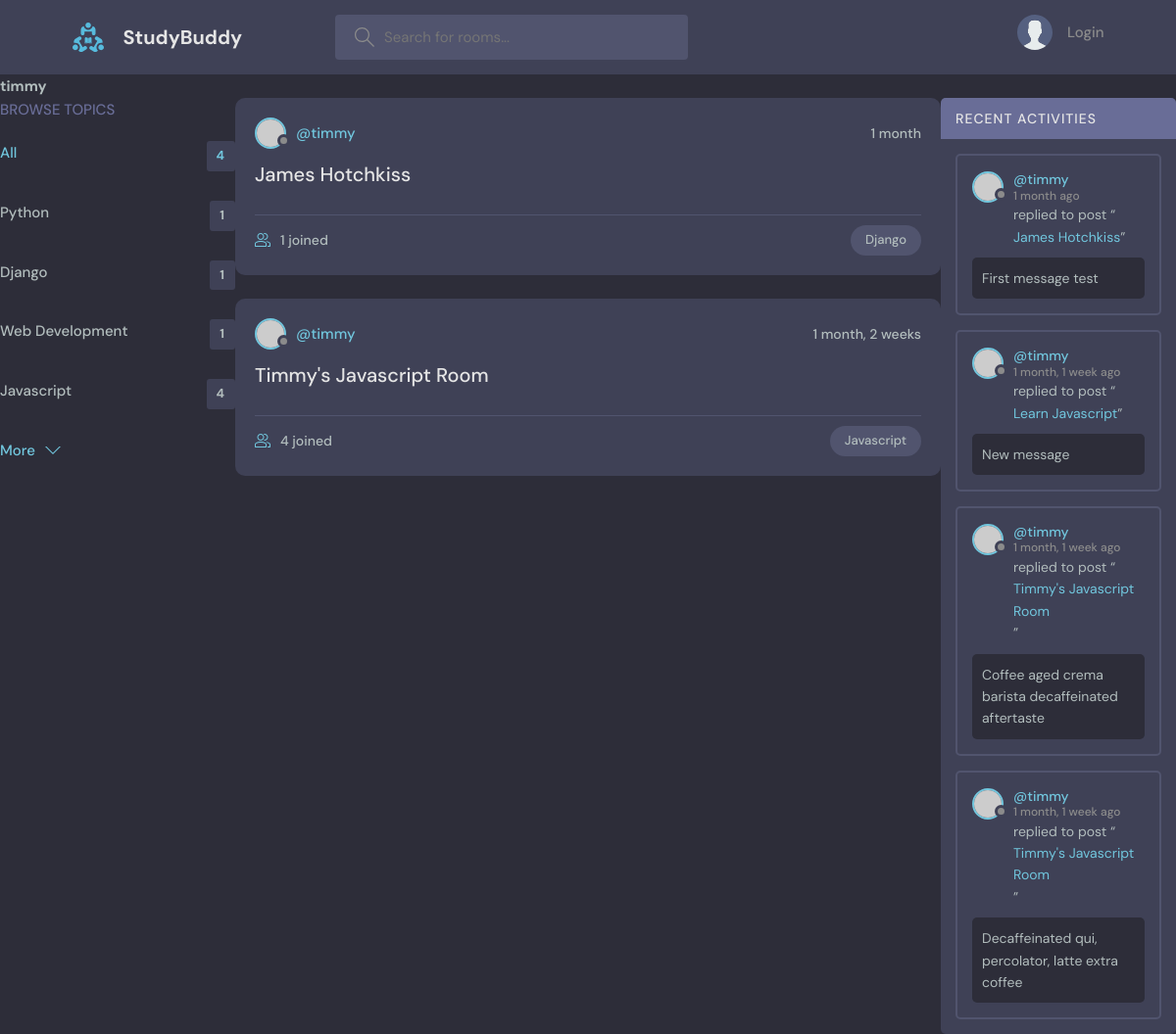
The page /profile/4/ on the database its author committed.
### base/models.py (models this page shows, shortened)
class Topic(models.Model):
    name = models.CharField(max_length=200)

class Room(models.Model):
    host = models.ForeignKey(User, on_delete=models.SET_NULL, null=True)
    topic = models.ForeignKey(Topic, on_delete=models.SET_NULL, null=True)
    name = models.CharField(max_length=200)
    description = models.TextField(null=True, blank=True)
    participants = models.ManyToManyField(User, related_name='participants', blank=True)
    updated = models.DateTimeField(auto_now=True)
    created = models.DateTimeField(auto_now_add=True)
    class Meta:
        ordering = ['-updated', '-created']
    def __str__(self):
        return self.name

class Message(models.Model):
    user = models.ForeignKey(User, on_delete=models.CASCADE)
    room = models.ForeignKey(Room, on_delete=models.CASCADE)
    body = models.TextField()
    updated = models.DateTimeField(auto_now=True)
    created = models.DateTimeField(auto_now_add=True)
    class Meta:
        ordering = ['-updated', '-created']
    def __str__(self):
        return self.body[0:50]

### base/views.py (the view)
# urls.py: path('profile/<str:pk>/', views.userProfile, name="user-profile"),
def userProfile(request, pk):
    user = User.objects.get(id=pk)
    rooms = user.room_set.all()
    room_messages = user.message_set.all()
    topics = Topic.objects.all()
    context = {'user': user, 'rooms': rooms, 'room_messages': room_messages, 'topics': topics}
    return render(request, 'base/profile.html', context)

### base/templates/base/profile.html (shortened to what this page needs)
{% extends 'main.html' %}
{% block content %}
<h3>{{user.username}}</h3>
<div class="profile-container">
    <div>
        {% include 'base/topics_component.html' %}
    </div>
    <div>
        {% include 'base/feed_component.html' %}
    </div>
    <div>
        {% include 'base/activity_component.html' %}
    </div>
</div>
{% endblock content%}

### base/templates/base/topics_component.html
<div class="topics">
    <div class="topics__header">
      <h2>Browse Topics</h2>
    </div>
    <ul class="topics__list">
      <li>
        <a href="{% url 'home' %}" class="active">All <span>{{topics.count}}</span></a>
      </li>
      {% for topic in topics %}
      <li>
        <a href="{% url 'home' %}?q={{topic.name}}">{{topic.name}}<span>{{topic.room_set.all.count}}</span></a>
      </li>
      {% endfor %}
    </ul>
    <a class="btn btn--link" href="topics.html">
      More
      <svg version="1.1" xmlns="http://www.w3.org/2000/svg" width="32" height="32" viewBox="0 0 32 32">
        <title>chevron-down</title>
        <path d="M16 21l-13-13h-3l16 16 16-16h-3l-13 13z"></path>
      </svg>
    </a>
  </div>

### base/templates/base/feed_component.html (shortened to what this page needs)
{% for room in rooms %}
<div class="roomListRoom">
    <div class="roomListRoom__header">
      <a href="{% url 'user-profile' room.host.id %}" class="roomListRoom__author">
        <div class="avatar avatar--small">
          <img src="https://randomuser.me/api/portraits/women/11.jpg" />
        </div>
        <span>@{{room.host.username}}</span>
      </a>
      <div class="roomListRoom__actions">
        <span>{{room.created|timesince}}</span>
      </div>
    </div>
    <div class="roomListRoom__content">
      <a href="{% url 'room' room.id %}">{{room.name}}</a>
    </div>
    <div class="roomListRoom__meta">
      <a href="{% url 'room' room.id %}" class="roomListRoom__joined">
        {{room.participants.all.count}} joined
      </a>
      <p class="roomListRoom__topic">{{room.topic.name}}</p>
    </div>
</div>
{% endfor %}

### base/templates/base/activity_component.html (shortened to what this page needs)
<div class="activities">
    <div class="activities__header">
      <h2>Recent Activities</h2>
    </div>
    {% for room_message in room_messages%}
    <div class="activities__box">
      <div class="activities__boxHeader roomListRoom__header">
        <a href="{% url 'user-profile' room_message.user.id %}" class="roomListRoom__author">
          <div class="avatar avatar--small">
            <img src="https://randomuser.me/api/portraits/women/11.jpg" />
          </div>
          <p>@{{room_message.user}}<span>{{room_message.created|timesince}} ago</span></p>
        </a>
      </div>
      <div class="activities__boxContent">
        <p>replied to post “<a href="{ url 'room' message.room.id}">{{room_message.room}}</a>”</p>
        <div class="activities__boxRoomContent">
            {{room_message}}
        </div>
      </div>
    </div>
    {% endfor %}
  </div>

### static/styles/style.css (style rules this page uses)
:root { --color-main: #71c6dd; --color-main-light: #e1f6fb; --color-dark: #3f4156; --color-dark-medium: #51546e; --color-dark-light: #696d97; --color-light: #e5e5e5; --color-gray: #8b8b8b; --color-light-gray: #b2bdbd; --color-bg: #2d2d39; --color-success: #5dd693; --color-error: #fc4b0b; }
* { font-family: "DM Sans", -apple-system, BlinkMacSystemFont, "Segoe UI", Roboto, Oxygen, Ubuntu, Cantarell, "Open Sans", "Helvetica Neue", sans-serif; margin: 0; padding: 0; box-sizing: border-box; text-rendering: optimizeLegibility; font-size: inherit; }
html { font-size: 56.25%; }
@media only screen and (min-width: 1200px) { html { font-size: 62.5%; } }
body { line-height: 1.6; font-weight: 400; font-size: 1.5rem; color: var(--color-light-gray); background-color: var(--color-bg); min-height: 100vh; }
img { width: 100%; }
a { display: inline-block; color: var(--color-main); text-decoration: none; }
.btn { background-color: transparent; border: none; display: inline-flex; align-items: center; gap: 1rem; cursor: pointer; transition: all ease-in-out 0.3s; padding: 1rem 2rem; border-radius: 5px; box-shadow: 1px 1px 3px 1px rgba(0, 0, 0, 0.15); font-weight: 500; }
.btn--link { border-radius: 0; padding: 0; color: var(--color-main); box-shadow: none; }
.btn > svg { fill: currentColor; width: 1.6rem; height: 1.6rem; }
.avatar { position: relative; display: inline-block; border-radius: 50%; border: 2px solid var(--color-main); }
.avatar img { display: block; border-radius: 50%; object-fit: cover; object-position: center; }
.avatar::after { content: ""; display: block; position: absolute; background-color: var(--color-gray); z-index: 111; border-radius: 50%; border: 0.3rem solid var(--color-dark); }
.avatar.avatar--small img { width: 2.8rem; height: 2.8rem; }
.avatar.avatar--small:after { width: 0.7rem; height: 0.7rem; bottom: 0px; right: -6px; }
.topics__header { margin-bottom: 2rem; }
.topics__header h2 { text-transform: uppercase; font-weight: 500; color: var(--color-dark-light); }
.topics__list { list-style: none; }
.topics__list li a { display: flex; justify-content: space-between; margin-bottom: 3rem; font-weight: 500; color: var(--color-light-gray); transition: all 0.3s ease-in-out; }
.topics__list li a.active, .topics__list li a:hover { color: var(--color-main); }
.topics__list li a span { padding: 0.5rem 1rem; background-color: var(--color-dark); border-radius: 3px; font-size: 1.3rem; font-weight: 700; letter-spacing: 1px; }
.roomListRoom { margin-bottom: 2.4rem; background-color: var(--color-dark); border-radius: 1rem; padding: 2rem; }
.roomListRoom__header { display: flex; justify-content: space-between; align-items: center; }
.roomListRoom__author { font-weight: 500; display: flex; align-items: center; gap: 1rem; }
.roomListRoom__actions { display: flex; align-items: flex-start; gap: 1rem; position: relative; }
.roomListRoom__actions span { font-size: 1.4rem; font-weight: 500; }
.roomListRoom__content { margin: 1rem 0; }
.roomListRoom__content a { font-size: 2rem; font-weight: 500; margin-bottom: 1.5rem; color: var(--color-light); transition: all 0.3s ease-in-out; }
.roomListRoom__meta { border-top: 1px solid var(--color-dark-medium); padding-top: 1rem; display: flex; align-items: center; justify-content: space-between; }
.roomListRoom__joined { color: var(--color-light-gray); display: flex; align-items: center; gap: 1rem; font-size: 1.4rem; font-weight: 500; }
.roomListRoom__joined svg { fill: var(--color-main); width: 1.6rem; height: 1.6rem; }
.roomListRoom__topic { padding: 5px 1.5rem; background-color: var(--color-dark-medium); border-radius: 5rem; font-weight: 500; font-size: 1.3rem; }
.activities { background: var(--color-dark); border-radius: 5px; overflow: hidden; }
.activities__header h2 { background-color: var(--color-dark-light); text-transform: uppercase; font-weight: 500; padding: 1rem 1.5rem; color: var(--color-light); letter-spacing: 1px; font-size: 1.4rem; }
.activities__box { margin: 1.5rem; padding: 1.5rem; border: 2px solid var(--color-dark-medium); border-radius: 5px; }
.activities__boxHeader p { font-size: 1.4rem; line-height: 1.3; }
.activities__boxHeader p span { color: var(--color-gray); font-size: 1.2rem; display: block; }
.activities__boxContent { margin-left: 4.2rem; }
.activities__boxContent { font-size: 1.4rem; }
.activities__boxRoomContent { background: var(--color-bg); padding: 1rem; border-radius: 5px; margin-top: 1rem; margin-left: -4.2rem; }

### rows shown on the page
Topic: name "Python", room_set.all.count "1"
Topic: name "Django", room_set.all.count "1"
Topic: name "Web Development", room_set.all.count "1"
Topic: name "Javascript", room_set.all.count "4"
Room: host.username "timmy", created "1 month", name "James Hotchkiss", participants.all.count "1", topic.name "Django"
Room: host.username "timmy", created "1 month, 2 weeks", name "Timmy's Javascript Room", participants.all.count "4", topic.name "Javascript"
Message: user "timmy", created "1 month", room "James Hotchkiss", body "First message test"
Message: user "timmy", created "1 month, 1 week", room "Learn Javascript", body "New message"
Message: user "timmy", created "1 month, 1 week", room "Timmy's Javascript Room", body "Coffee aged crema barista decaffeinated aftertaste"
Message: user "timmy", created "1 month, 1 week", room "Timmy's Javascript Room", body "Decaffeinated qui, percolator, latte extra coffee"

### other values the page prints
{{ user.username }} "timmy"
{{ topics.count }} "4"
